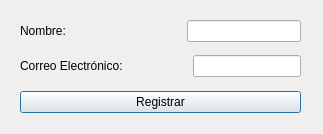
<?xml version="1.0" encoding="UTF-8"?>
<ui version="4.0">
 <class>frmLayoutVertical</class>
 <widget class="QDialog" name="frmLayoutVertical">
  <property name="geometry">
   <rect>
    <x>0</x>
    <y>0</y>
    <width>323</width>
    <height>134</height>
   </rect>
  </property>
  <property name="windowTitle">
   <string>Layout Vertical</string>
  </property>
  <widget class="QWidget" name="">
   <property name="geometry">
    <rect>
     <x>20</x>
     <y>20</y>
     <width>281</width>
     <height>93</height>
    </rect>
   </property>
   <layout class="QVBoxLayout" name="verticalLayout">
    <item>
     <layout class="QHBoxLayout" name="horizontalLayout">
      <item>
       <widget class="QLabel" name="lblNombre">
        <property name="text">
         <string>Nombre:</string>
        </property>
       </widget>
      </item>
      <item>
       <spacer name="horizontalSpacer">
        <property name="orientation">
         <enum>Qt::Horizontal</enum>
        </property>
        <property name="sizeHint" stdset="0">
         <size>
          <width>40</width>
          <height>20</height>
         </size>
        </property>
       </spacer>
      </item>
      <item>
       <widget class="QLineEdit" name="txtNombre"/>
      </item>
     </layout>
    </item>
    <item>
     <spacer name="verticalSpacer">
      <property name="orientation">
       <enum>Qt::Vertical</enum>
      </property>
      <property name="sizeHint" stdset="0">
       <size>
        <width>20</width>
        <height>40</height>
       </size>
      </property>
     </spacer>
    </item>
    <item>
     <layout class="QHBoxLayout" name="horizontalLayout_2">
      <item>
       <widget class="QLabel" name="lblEmail">
        <property name="text">
         <string>Correo Electrónico:</string>
        </property>
       </widget>
      </item>
      <item>
       <spacer name="horizontalSpacer_2">
        <property name="orientation">
         <enum>Qt::Horizontal</enum>
        </property>
        <property name="sizeHint" stdset="0">
         <size>
          <width>40</width>
          <height>20</height>
         </size>
        </property>
       </spacer>
      </item>
      <item>
       <widget class="QLineEdit" name="txtEmail"/>
      </item>
     </layout>
    </item>
    <item>
     <spacer name="verticalSpacer_2">
      <property name="orientation">
       <enum>Qt::Vertical</enum>
      </property>
      <property name="sizeHint" stdset="0">
       <size>
        <width>20</width>
        <height>40</height>
       </size>
      </property>
     </spacer>
    </item>
    <item>
     <widget class="QPushButton" name="btnRegistrar">
      <property name="text">
       <string>Registrar</string>
      </property>
     </widget>
    </item>
   </layout>
  </widget>
 </widget>
 <resources/>
 <connections/>
</ui>
